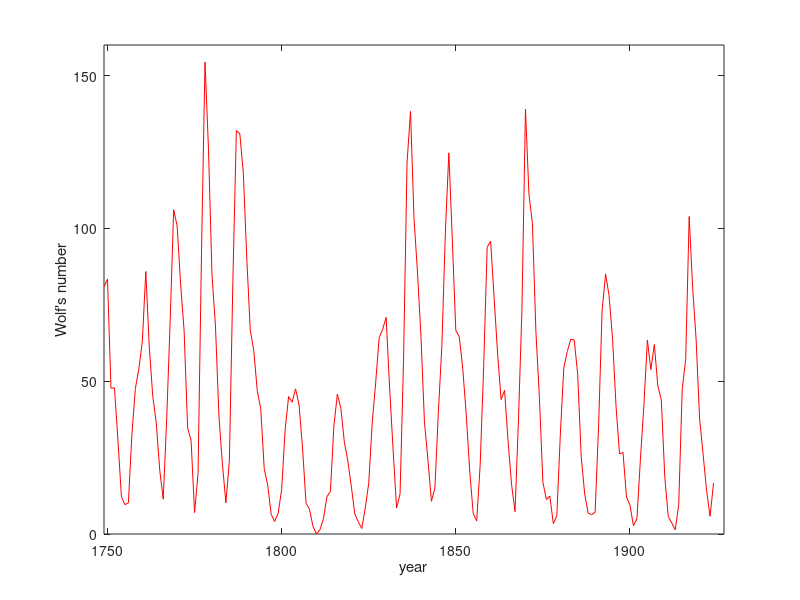
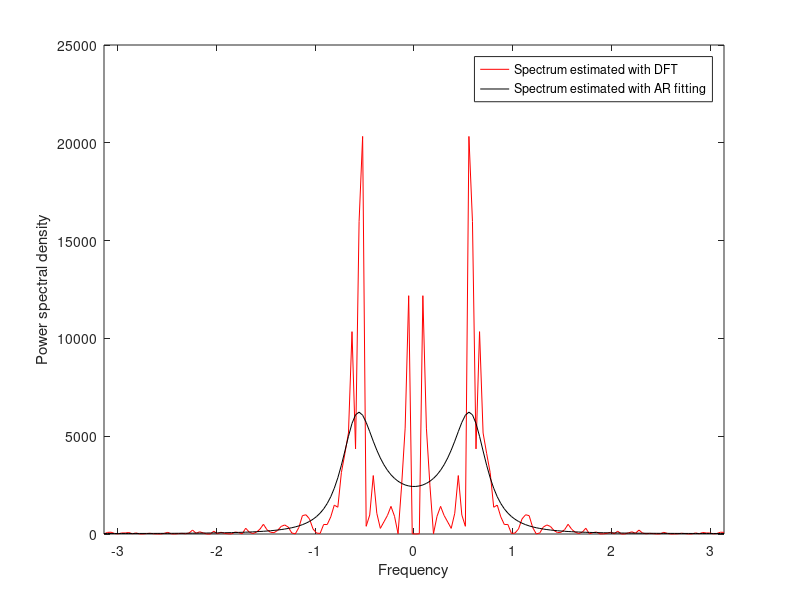

Reproduce these figures in MATLAB, in order. (Note: this script raises an error after producing the figures.)
% Octave/Matlab code:
% Autoregressive fit of Wolf's sunspot numbers
% Comparison of the power spectral densities estimates obtained from DFT and AR fit 
clc, clear all
close all
%-------------------------------------------------------------------
% Load data
sunspot_data = load('sunspots.txt');
N = size(sunspot_data,1);
yrs = sunspot_data(:, 1);     % Years
ss  = sunspot_data(:, 2);     % Wolf's sunspot numbers
ssd = ss - mean(ss);          % Detrend the time series

%-------------------------------------------------------------------
% Plot sunspot numbers
figure('name', 'Sunspots'), title('Sunspots'), clf(), plot(yrs, ss, 'r')
%hold on, plot(yrs, sin(0.56*yrs)+mean(ss), 'b')
axis([1749, 1927, 0, 160]), xlabel('year'), ylabel('Wolf''s number')

%-------------------------------------------------------------------
% Estimate the power spectrum by PEM (OLS)
% Sunspots: u(t) = K + A sin(w t + phi) + e(t)
% Detrend:	y(t) = u(t) - E[u(t)]
% AR(2): 	y(t) = a y(t-1) + b y(t-2) + e(t)
Y = ssd(3:N);
Phi = [ssd(2:N-1), ssd(1:N-2)];         % Build the 'data matrix'
theta = pinv(Phi)*Y;                    % Estimate the parameters of the model
resid_var = var(Y - Phi*theta);         % Variance of the residuals
a = theta(1);
b = theta(2);

disp(sprintf('LS estimate of model parameters: a = %5.2f, b = %7.2f', a, b));
disp(sprintf('Variance of the residuals: %5.2f', resid_var));

%-------------------------------------------------------------------
% Estimate the power spectrum by PERIODOGRAM
dft = fft(ssd);                         % Discrete Fourier transform of the signal
dft = [ dft((N/2+1):N); dft(1:N/2); ];  % Interpret second chunk of the DFT as negative frequencies
dft_spectrum = abs(dft).^2./N;          % Periodogram

%-------------------------------------------------------------------
% Plot the spectrum estimates for COMPARISON
frequencies = linspace(-pi, pi, N);     % Frequency scale for plotting
ar_spectrum = resid_var./( 1 + a^2 + b^2 + 2*a*(b-1)*cos(frequencies) - 2*b*cos(2*frequencies) );	% Final step of a computation

figure('name', 'Spectrum Estimate'), title('Spectrum Estimate'), clf();
plot(frequencies, dft_spectrum, 'r'), hold on
plot(frequencies, ar_spectrum, 'k')
legend('Spectrum estimated with DFT', 'Spectrum estimated with AR fitting')
axis([-pi, pi]), xlabel('Frequency'), ylabel('Power spectral density'), hold off

%-------------------------------------------------------------------
% Compute the peak frequency and the phase of the (conjugate) poles of W(z),
% and the corresponding periods in years

freq_peak = acos(a*(b-1)/(4*b));
r = roots([1, -a, -b]);
freq_root = atan2( imag(r(1)), real(r(1)) );

printf('Peak Frequency:\t%5.2f\tCorresponding period (in years): %5.1f\n', freq_peak, 2*pi/freq_peak);
printf('Poles    Phase:\t%5.2f\tCorresponding period (in years): %5.1f\n', freq_root, 2*pi/freq_root);

Ysig = zeros(1:N, 1);
Ysig(1) = ss(1); Ysig(2) = ss(2); % suppose we got the first two datapoints.
for i=3:N
	Ysig(i) = a*Ysig(i-1)+b*Ysig(i-2)+ mean(ss)*rand(1);
end
figure(1), hold on, plot(yrs, Ysig, 'b')

% order 2 is the minimum order such that the transfer function
% can have a pair of complex conjugate poles; a necessary condition for a resonance,
% that is a a “peak” in the power spectrum, and a more or less pronounced
% oscillatory behavior in realizations
